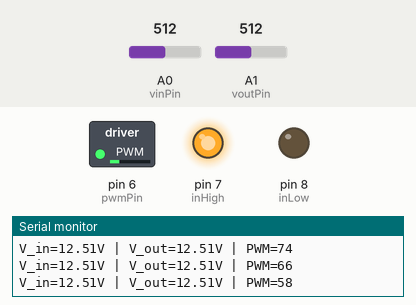
Simulated run of this sketch. Board: Arduino Uno, built with avr-gcc and run on an emulated ATmega328P. Parts: switched loads named in the sketch (green lamp = pin HIGH), output pins drawn as LEDs (lit = HIGH), the last lines printed to the serial monitor. The inputs (shaded band) are chosen by the test bench; at power-on: A1 (voutPin) = 512, A0 (vinPin) = 512.

Above: at 1.2 s.
1.3 s: A1 (voutPin) set to 20
At 2.1 s:
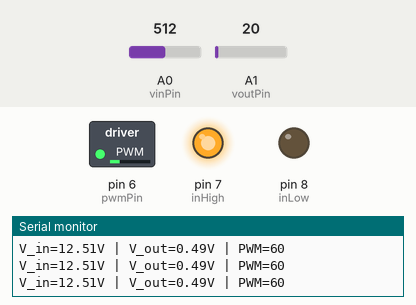
3.0 s: A1 (voutPin) set to 0
At 3.7 s:
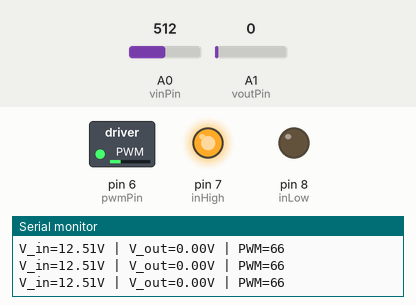
6.0 s: A1 (voutPin) set to 122
At 6.8 s:
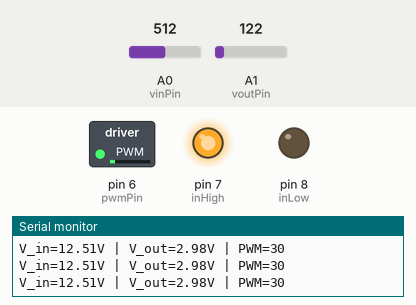
Timing chart, 0 to 9.0 s (numbered marks = the images above; inputs shaded):
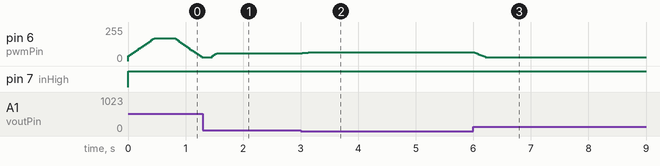

The sketch:

motor9V2.ino
```cpp
// ================================================================
// モーター慣らし（ブレイクイン）／定格測定スケッチ
// Arduino + L298N + LM2596 (降圧) + 分圧4:1 (A0: LM2596, A1: Motor OUT)
// ================================================================

const int pwmPin   = 6;   // ENA (PWM)
const int inHigh   = 7;   // IN1
const int inLow    = 8;   // IN2
const int vinPin   = A0;  // LM2596 出力分圧
const int voutPin  = A1;  // Motor 出力分圧

// ------------------------------------------------------------
// 【モード設定】
// 1 = ブレイクインモード（多段ステップ）
// 2 = 定格測定モード（単一動作）
// ------------------------------------------------------------
const int modeSelect = 2;

// ------------------------------------------------------------
// 共通パラメータ
// ------------------------------------------------------------
const unsigned long forcedStartTime = 800;  // 起動強制時間(ms)
const int startPWM = 170;                   // 起動時PWM
const int minPWM   = 30;                    // 最小PWM
float Kp = 12.0;                            // 比例ゲイン
const float voltageDivider = 5.0;           // 分圧比逆数 (4:1)
const int MAX_DELTA = 8;                    // PWM急変抑制
const int AVG_N_VIN = 4;
const int AVG_N_VOUT = 8;

// ------------------------------------------------------------
// ブレイクインモード設定（5ステップまで）
// ------------------------------------------------------------
struct Step {
  float voltage;
  unsigned long duration_s;
  int direction;
  unsigned long interval_s;
};

Step steps[5] = {
  {2.0, 60,  1, 30},
  {2.0, 60, -1, 30},
  {7.5, 60,  1, 60},
  {7.5, 60,  -1, 60},
  {0.0,   0,  0, 0}
};

// ------------------------------------------------------------
// 定格測定モード設定（単一ステップ）
// ------------------------------------------------------------
float ratedVoltage   = 3.0;       // 定格電圧（例：3.0V）
unsigned long ratedDuration = 60; // 測定時間（秒）
int ratedDirection   = 1;         // 1=順転, -1=逆転

// ------------------------------------------------------------
// 内部変数
// ------------------------------------------------------------
int vinBuf[AVG_N_VIN];
int voutBuf[AVG_N_VOUT];
int vinIdx = 0, voutIdx = 0;
long vinSum = 0, voutSum = 0;
int lastPwm = 0;
unsigned long forcedStartMillis = 0;

// ------------------------------------------------------------
// 関数群
// ------------------------------------------------------------
float readVinSmoothed() {
  int raw = analogRead(vinPin);
  vinSum -= vinBuf[vinIdx];
  vinBuf[vinIdx] = raw;
  vinSum += vinBuf[vinIdx];
  vinIdx = (vinIdx + 1) % AVG_N_VIN;
  float avg = (float)vinSum / AVG_N_VIN;
  return avg * (5.0 / 1023.0) * voltageDivider;
}

float readVoutSmoothed() {
  int raw = analogRead(voutPin);
  voutSum -= voutBuf[voutIdx];
  voutBuf[voutIdx] = raw;
  voutSum += voutBuf[voutIdx];
  voutIdx = (voutIdx + 1) % AVG_N_VOUT;
  float avg = (float)voutSum / AVG_N_VOUT;
  return avg * (5.0 / 1023.0) * voltageDivider;
}

void setDirection(int dir) {
  if (dir >= 0) {
    digitalWrite(inHigh, HIGH);
    digitalWrite(inLow, LOW);
  } else {
    digitalWrite(inHigh, LOW);
    digitalWrite(inLow, HIGH);
  }
}

void applyPwmWithLimit(int desiredPwm) {
  int delta = desiredPwm - lastPwm;
  if (delta > MAX_DELTA) delta = MAX_DELTA;
  if (delta < -MAX_DELTA) delta = -MAX_DELTA;
  int applied = constrain(lastPwm + delta, 0, 255);
  analogWrite(pwmPin, applied);
  lastPwm = applied;
}

float mapFloat(float x, float in_min, float in_max, float out_min, float out_max) {
  if (in_max - in_min == 0) return out_min;
  return (x - in_min) * (out_max - out_min) / (in_max - in_min) + out_min;
}

// ------------------------------------------------------------
// setup
// ------------------------------------------------------------
void setup() {
  pinMode(pwmPin, OUTPUT);
  pinMode(inHigh, OUTPUT);
  pinMode(inLow, OUTPUT);
  Serial.begin(115200);
  Serial.println("=== Motor Controller Start ===");

  for (int i = 0; i < AVG_N_VIN; ++i) vinBuf[i] = analogRead(vinPin);
  for (int i = 0; i < AVG_N_VOUT; ++i) voutBuf[i] = analogRead(voutPin);
  for (int i = 0; i < AVG_N_VIN; ++i) vinSum += vinBuf[i];
  for (int i = 0; i < AVG_N_VOUT; ++i) voutSum += voutBuf[i];

  lastPwm = minPWM;
  analogWrite(pwmPin, lastPwm);
}

// ------------------------------------------------------------
// loop
// ------------------------------------------------------------
void loop() {
  if (modeSelect == 1) {
    runBreakInMode();
  } else if (modeSelect == 2) {
    runRatedMode();
  }

  Serial.println("=== All steps complete ===");
  while (1) delay(1000);
}

// ------------------------------------------------------------
// ブレイクインモード（多段ステップ）
// ------------------------------------------------------------
void runBreakInMode() {
  Serial.println("[MODE] Break-in Mode");

  for (int i = 0; i < 5; ++i) {
    Step s = steps[i];
    if (s.voltage <= 0.0 || s.duration_s == 0) continue;

    Serial.print("Step "); Serial.print(i+1);
    Serial.print("  Target: "); Serial.print(s.voltage);
    Serial.print("V  Dir: "); Serial.print(s.direction);
    Serial.print("  Duration: "); Serial.print(s.duration_s);
    Serial.println("s");

    runMotorStep(s.voltage, s.duration_s, s.direction);
    delay(s.interval_s * 1000UL);
  }
}

// ------------------------------------------------------------
// 定格測定モード
// ------------------------------------------------------------
void runRatedMode() {
  Serial.println("[MODE] Rated Measurement Mode");
  Serial.print("Target: "); Serial.print(ratedVoltage);
  Serial.print("V  Dir: "); Serial.print(ratedDirection);
  Serial.print("  Duration: "); Serial.print(ratedDuration);
  Serial.println("s");

  runMotorStep(ratedVoltage, ratedDuration, ratedDirection);
}

// ------------------------------------------------------------
// 共通モーターステップ処理
// ------------------------------------------------------------
void runMotorStep(float targetV, unsigned long duration_s, int dir) {
  setDirection(dir);
  forcedStartMillis = millis();

  unsigned long start = millis();
  unsigned long end = start + duration_s * 1000UL;
  bool switchedToVoutControl = false;

  while (millis() < end) {
    float vin = readVinSmoothed();
    float vout = readVoutSmoothed();
    int desiredPwm = lastPwm;

    if (millis() - forcedStartMillis < forcedStartTime) {
      desiredPwm = startPWM;
    } else {
      float switchThreshold = min(targetV, 3.0);
      if (vout >= switchThreshold) switchedToVoutControl = true;

      if (!switchedToVoutControl) {
        float vinClamped = constrain(vin, 0.0, 11.0);
        desiredPwm = (int)mapFloat(vinClamped, 0.0, 11.0, (float)minPWM, (float)startPWM);
      } else {
        float error = targetV - vout;
        float raw = Kp * error + minPWM;
        desiredPwm = (int)raw;
        desiredPwm = constrain(desiredPwm, minPWM, 255);
      }
    }

    applyPwmWithLimit(desiredPwm);

    Serial.print("V_in="); Serial.print(vin, 2);
    Serial.print("V | V_out="); Serial.print(vout, 2);
    Serial.print("V | PWM="); Serial.print(lastPwm);
    Serial.println();
    delay(25);
  }

  analogWrite(pwmPin, 0);
  Serial.println("Step complete, motor stopped.");
}
```

Measured:
- after the input at 1.3 s, pin 6 (pwmPin): 30/255 → 60/255 after 0.17 s
- after the input at 3.0 s, pin 6 (pwmPin): 60/255 → 66/255 at once
- after the input at 6.0 s, pin 6 (pwmPin): 66/255 → 30/255 at once
- by itself, pin 6 (pwmPin): rises from 0/255 to 170/255 in 0.45 s, then falls to 30/255 in 0.82 s
